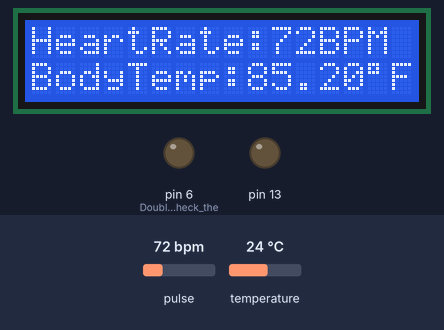
Bench run of a sketch on a simulated Arduino Uno, built with avr-gcc and run on an emulated ATmega328P. Shown: 16×2 character LCD, output pins drawn as LEDs (lit = HIGH). The inputs (shaded band) are chosen by the test bench; at power-on: temperature 24 °C, pulse 72 bpm. What the sketch prints to the serial monitor is not drawn.

Above: at 1.2 s.
1.3 s: temperature set to 33 °C
At 2.8 s:
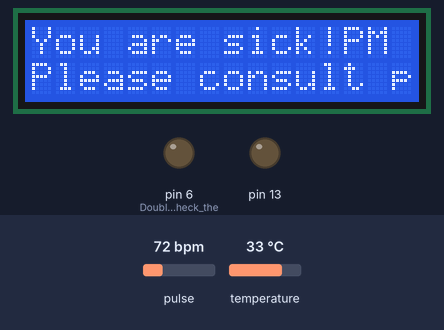
5.0 s: pulse set to 97 bpm
6.5 s: pulse set to 102 bpm
At 7.5 s:
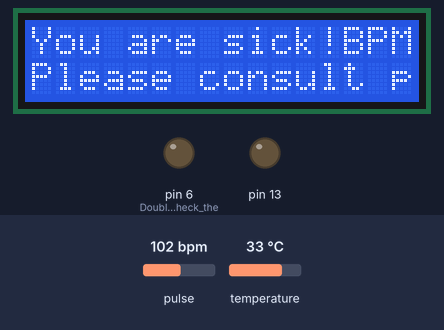
8.3 s: temperature set to 31.8 °C
At 9.4 s:
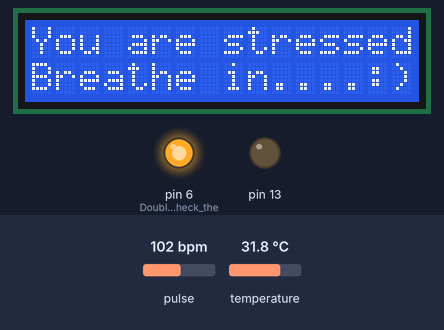
12.0 s: pulse set to 70 bpm
At 14.2 s:
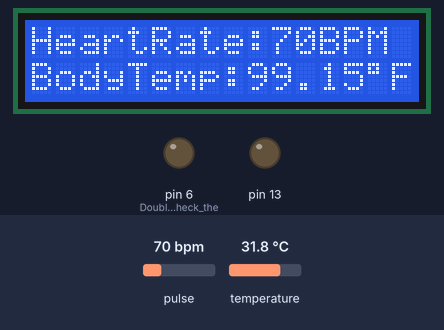
14.9 s: temperature set to 12 °C
At 15.5 s:
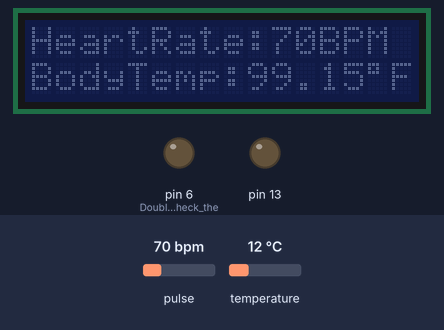
Timing chart, 0 to 17.5 s (numbered marks = the images above; inputs shaded):
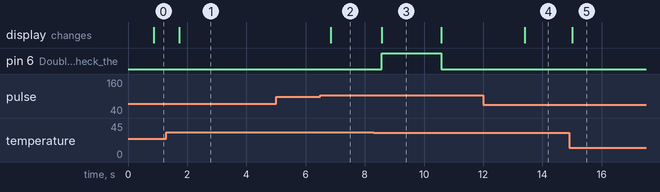

Measured:
- the behaviour switches between 99 and 100 bpm on pulse (found by bisection; images 1 and 2)
- the behaviour switches between 32.3 and 32.2 °C on temperature (found by bisection; images 2 and 3)
- after the input at 1.3 s, the display: changes after 0.43 s (image 1)
- after the input at 5.0 s, every drawn part: stays the same
- after the input at 6.5 s, the display: changes after 0.35 s (image 2)
- after the input at 8.3 s, pin 6 (Double-check_the): LOW → HIGH after 0.27 s, → LOW 2.0 s later; the display: changes after 0.27 s (image 3)
- after the input at 12.0 s, pin 6 (Double-check_the): stays LOW (without the input it goes to HIGH after 1.4 s); the display: changes after 1.4 s (image 4)
- after the input at 14.9 s, the display: changes after 0.10 s (image 5)

The sketch:

Executable_code.ino
```cpp
#define USE_ARDUINO_INTERRUPTS true    // Set-up low-level interrupts for most acurate BPM math.
#include <PulseSensorPlayground.h>     // Includes the PulseSensorPlayground Library.
#include <Wire.h>
#include <OneWire.h>
#include <DallasTemperature.h>
#include <LiquidCrystal_I2C.h>

LiquidCrystal_I2C lcd(0x27,16,2);    // set the LCD address to 0x27 for a 16 chars and 2 line display
#define ONE_WIRE_BUS 7               //ds18b20 module attach to pin7
OneWire oneWire(ONE_WIRE_BUS);       // Setup a oneWire instance to communicate with any OneWire devices (not just Maxim/Dallas temperature ICs)
DallasTemperature sensors(&oneWire); // Pass our oneWire reference to Dallas Temperature.

//  Variables
const int PulseWire = 0;       // PulseSensor PURPLE WIRE connected to ANALOG PIN 0
const int LED13 = 13;          // The on-board Arduino LED, close to PIN 13.
int Threshold = 550;           // Determine which Signal to "count as a beat" and which to ignore.
                               // Use the "Gettting Started Project" to fine-tune Threshold Value beyond default setting.
                               // Otherwise leave the default "550" value.

PulseSensorPlayground pulseSensor;  // Creates an instance of the PulseSensorPlayground object called "pulseSensor"


void setup() {

  Serial.begin(9600);                   // For Serial Monitor
  sensors.begin();                      // initialize the bus
  pulseSensor.analogInput(PulseWire);   // Configure the PulseSensor object, by assigning our variables to it.
  pulseSensor.blinkOnPulse(LED13);      //auto-magically blink Arduino's LED with heartbeat.
  pulseSensor.setThreshold(Threshold);
  lcd.init();
  pinMode(6, OUTPUT);                   // Double-check the "pulseSensor" object was created and "began" seeing a signal.
  if (pulseSensor.begin()) {
     Serial.println("We created a pulseSensor Object !");  //This prints one time at Arduino power-up,  or on Arduino reset.
  }
}


void loop() {
sensors.requestTemperatures();
int myBPM = pulseSensor.getBeatsPerMinute();                  // Calls function on our pulseSensor object that returns BPM as an "int". "myBPM" hold this BPM value now.
float myTemp = (1.8*sensors.getTempCByIndex(0)) + 32.0+10;    // Temperature in F plus an offset
//if (pulseSensor.sawStartOfBeat()) {                         // Constantly test to see if "a beat happened".
if((myBPM>60) && myTemp>81){

  lcd.backlight();

  Serial.println("A HeartBeat Happened ! ");    // If test is "true", print a message "a heartbeat happened".
  Serial.print("BPM: ");                        // Print phrase "BPM: "
  Serial.println(myBPM);                        // Print the value inside of myBPM.

  lcd.setCursor(0,0);
  lcd.print("HeartRate:");
  lcd.print(myBPM);
  lcd.print("BPM ");

  lcd.setCursor(0, 1);
  lcd.print("BodyTemp:");
  lcd.print(myTemp); //print the temperature on lcd1602
  lcd.print(char(223));  //print the unit" ℉ "
  lcd.print("F");

  if(myTemp>90 && myTemp<100 && myBPM>98){
    lcd.setCursor(0,0);
    lcd.print("You are stressed!");
    lcd.setCursor(0,1);
    lcd.print("Let's Breathe :)");
    lcd.setCursor(0,1);
    lcd.print("Breathe in....");
    digitalWrite(6, HIGH); // sets the digital pin 6 on - VIBRATE
    delay(2000);            // waits for 2 seconds
    lcd.setCursor(0,1);
    lcd.print("Breathe out...");
    digitalWrite(6, LOW);  // sets the digital pin 6 off
    delay(2000);            // waits for 2 seconds
  }
  else if(myTemp>100){
    lcd.setCursor(0,0);
    lcd.print("You are sick!");
    lcd.setCursor(0,1);
    lcd.print("Please consult physician");
  }

}
else{
  lcd.noBacklight();            // Turn off backlight to save power
  delay(20);
}
  delay(20);                    // considered best practice in a simple sketch.

}
```

Code.cpp
```cpp
#define USE_ARDUINO_INTERRUPTS true    // Set-up low-level interrupts for most acurate BPM math.
#include <PulseSensorPlayground.h>     // Includes the PulseSensorPlayground Library.
#include <Wire.h>
#include <OneWire.h>
#include <DallasTemperature.h>
#include <LiquidCrystal_I2C.h>

LiquidCrystal_I2C lcd(0x27,16,2);    // set the LCD address to 0x27 for a 16 chars and 2 line display
#define ONE_WIRE_BUS 7               //ds18b20 module attach to pin7
OneWire oneWire(ONE_WIRE_BUS);       // Setup a oneWire instance to communicate with any OneWire devices (not just Maxim/Dallas temperature ICs)
DallasTemperature sensors(&oneWire); // Pass our oneWire reference to Dallas Temperature.

//  Variables
const int PulseWire = 0;       // PulseSensor PURPLE WIRE connected to ANALOG PIN 0
const int LED13 = 13;          // The on-board Arduino LED, close to PIN 13.
int Threshold = 550;           // Determine which Signal to "count as a beat" and which to ignore.
                               // Use the "Gettting Started Project" to fine-tune Threshold Value beyond default setting.
                               // Otherwise leave the default "550" value.

PulseSensorPlayground pulseSensor;  // Creates an instance of the PulseSensorPlayground object called "pulseSensor"


void setup() {

  Serial.begin(9600);                   // For Serial Monitor
  sensors.begin();                      // initialize the bus
  pulseSensor.analogInput(PulseWire);   // Configure the PulseSensor object, by assigning our variables to it.
  pulseSensor.blinkOnPulse(LED13);      //auto-magically blink Arduino's LED with heartbeat.
  pulseSensor.setThreshold(Threshold);
  lcd.init();
  pinMode(6, OUTPUT);
  // Double-check the "pulseSensor" object was created and "began" seeing a signal.
  if (pulseSensor.begin()) {
     Serial.println("We created a pulseSensor Object !");  //This prints one time at Arduino power-up,  or on Arduino reset.
  }
}


void loop() {
sensors.requestTemperatures();
int myBPM = pulseSensor.getBeatsPerMinute();  // Calls function on our pulseSensor object that returns BPM as an "int". "myBPM" hold this BPM value now.
float myTemp = (1.8*sensors.getTempCByIndex(0)) + 32.0+10;
//if (pulseSensor.sawStartOfBeat()) {            // Constantly test to see if "a beat happened".
if((myBPM>60) && myTemp>81){
  //lcd.init();
  lcd.backlight();

  Serial.println("A HeartBeat Happened ! "); // If test is "true", print a message "a heartbeat happened".
  Serial.print("BPM: ");                        // Print phrase "BPM: "
  Serial.println(myBPM);                        // Print the value inside of myBPM.

  lcd.setCursor(0,0);
  lcd.print("HeartRate:");
  lcd.print(myBPM);
  lcd.print("BPM ");

  lcd.setCursor(0, 1);
  lcd.print("BodyTemp:");
  lcd.print(myTemp); //print the temperature on lcd1602
  lcd.print(char(223));  //print the unit" ℉ "
  lcd.print("F");

  if(myTemp>90 && myTemp<100 && myBPM>98){
    lcd.setCursor(0,0);
    lcd.print("You are stressed!");
    lcd.setCursor(0,1);
    lcd.print("Let's Breathe :)");
    lcd.setCursor(0,1);
    lcd.print("Breathe in....");
    digitalWrite(6, HIGH); // sets the digital pin 13 on - VIBRATE
    delay(2000);            // waits for a second
    lcd.setCursor(0,1);
    lcd.print("Breathe out...");
    digitalWrite(6, LOW);  // sets the digital pin 13 off
    delay(2000);            // waits for a second
  }
  else if(myTemp>100){
    lcd.setCursor(0,0);
    lcd.print("You are sick!");
    lcd.setCursor(0,1);
    lcd.print("Please consult physician");
  }

}
else{
  lcd.noBacklight();
  delay(20);
}
  delay(20);                    // considered best practice in a simple sketch.

}

  
```
